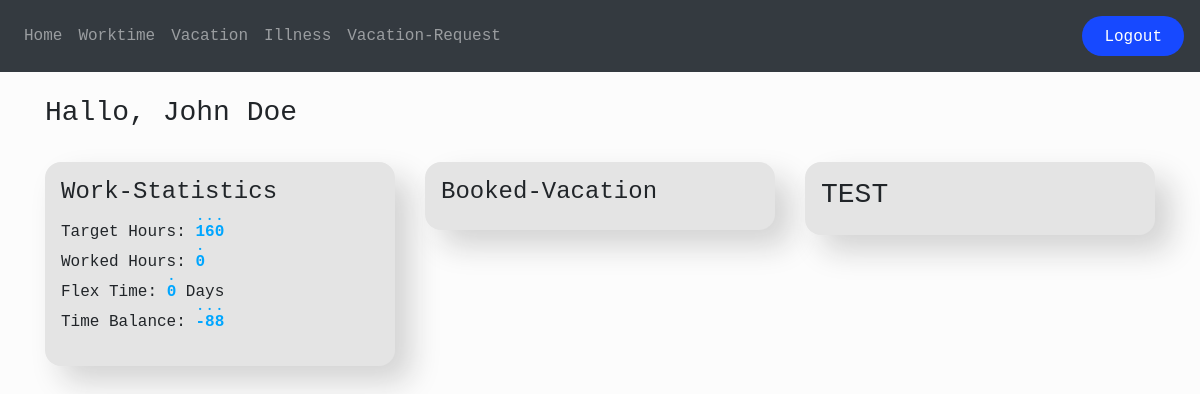
The app's page /home (signed in), older data.
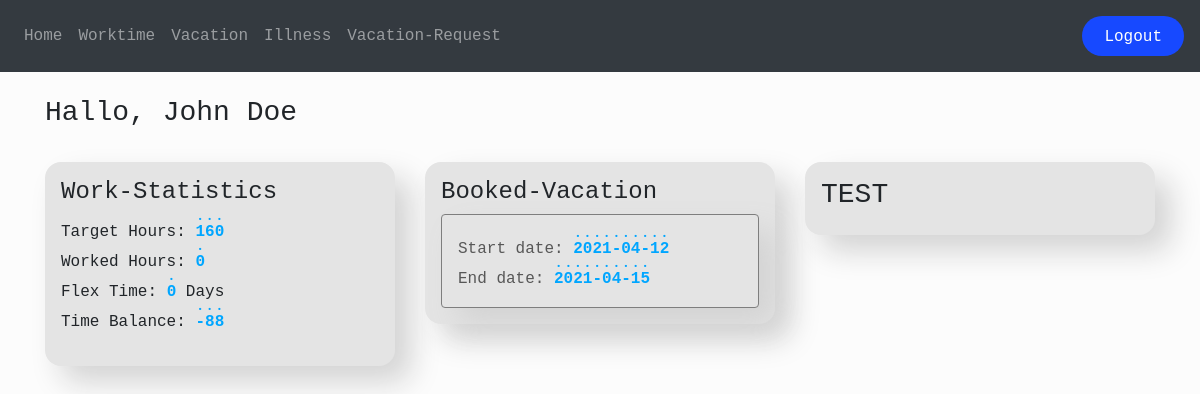
The same page, newer data.
### app/models.py (models this page shows, shortened)
class Vacation(db.Model):
    id = db.Column(db.Integer, primary_key=True)
    start_date = db.Column(db.Date)
    end_date = db.Column(db.Date)
    user_id = db.Column(db.Integer, db.ForeignKey('user.id'))
    approved = db.Column(db.Boolean, default=False)

### app/views.py (the view)
@views.route('/home')
@login_required
def home():
    user = User.query.filter_by(id=session.get('user_id')).first()
    today = date.today()
    first_date = date.today().replace(day=1)
    hours_till_today = get_workdays(first_date, today) * 8
    requests = Vacation.query.filter_by(user_id=user.id).all()
    return render_template('home.html', full_name=session.get('full_name'), user=current_user, roles_id=session.get('roles_id'), user_data=user, hours_till_today=hours_till_today, requests=requests)

### app/__init__.py (called while the page is built)
def create_app():
    app = Flask(__name__)
    app.config['SECRET_KEY'] = '9QxEIB84nNKgxjz9ahPjM2HRtwrERAli4PGtjRjV'
    app.config['SQLALCHEMY_DATABASE_URI'] = f'sqlite:///{DB_NAME}'
    app.config['SQLALCHEMY_TRACK_MODIFICATIONS'] = False
    db.init_app(app)
    from .auth import auth
    from .views import views
    app.register_blueprint(auth)
    app.register_blueprint(views)
    from .models import User
    create_database(app=app)
    login_manager = LoginManager()
    login_manager.login_view = 'auth.login'
    login_manager.init_app(app)
    @login_manager.user_loader
    def load_user(id):
        return User.query.get(int(id))
    return app

### app/views.py (called while the page is built)
def get_workdays(from_date: datetime, to_date: datetime):
    if from_date.weekday() > 4:
        from_date = from_date + timedelta(days=7 - from_date.weekday())
    if to_date.weekday() > 4:
        to_date = to_date - timedelta(days=to_date.weekday() - 4)
    if from_date > to_date:
        return 0
    diff_days = (to_date - from_date).days + 1
    weeks = int(diff_days / 7)
    return weeks * 5 + (to_date.weekday() - from_date.weekday()) + 1

### app/templates/home.html (shortened to what this page needs)
{% extends 'base.html' %}
{% block page_header %}
<h3>Hallo, {{full_name}}</h3>
<br>
{% endblock page_header %}
{% block content %}
<div class="container">
    <div class="row">
        <div class="col-md-4">
            <div class="vacation-requests-personal">
                <h4>Work-Statistics</h4>
                <p>
                    Target Hours: <span class="data-visualisation"><strong>
                            {{user_data.target_hours}}</strong></span><br>
                    Worked Hours: <span
                        class="data-visualisation"><strong>{{user_data.worked_hours}}</strong></span><br>
                    Flex Time: <span class="data-visualisation"><strong>{{user_data.flex_time}}</strong></span> Days<br>
                    Time Balance: <span
                        class="data-visualisation"><strong>{{user_data.worked_hours-hours_till_today}}</strong></span>
                    <br>
                </p>
            </div>
        </div>
        <div class="col-md-4">
            <div class="vacation-requests-personal">
                <h4>Booked-Vacation</h4>
                <ul class="list-group">
                    {% for request in requests %}
                    {% if request.approved == True %}
                    <li class="list-group-item list-group-item-light individual-vacation-request">
                        Start date: <strong><span class="data-visualisation">{{request.start_date}}</span></strong>
                        <br>
                        End date: <strong><span class="data-visualisation">{{request.end_date}}</span></strong>
                        <br>
                    </li>
                    {% endif %}
                    {% endfor %}
                </ul>
            </div>
        </div>
        <div class="col-md-4">
            <div class="vacation-requests-personal">
                <h3>TEST</h3>
            </div>
        </div>
    </div>
</div>
{% endblock content %}

Row changes from the older to the newer data that the page shows:
now on this page (row edited): Vacation: start_date "2021-04-12", end_date "2021-04-15"
